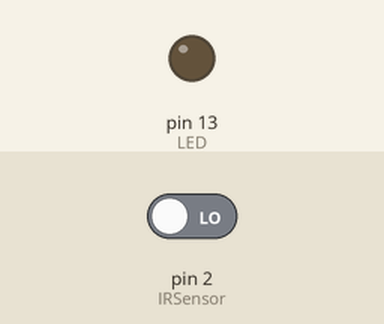
Recording of a sketch running on a simulated Arduino Uno, built with avr-gcc and run on an emulated ATmega328P. Shown: output pins drawn as LEDs (lit = HIGH). Inputs (shaded band) come from the test bench; at power-on: pin 2 (IRSensor) LOW.

Above: at 1.2 s.
1.3 s: pin 2 (IRSensor) driven HIGH
At 1.9 s:
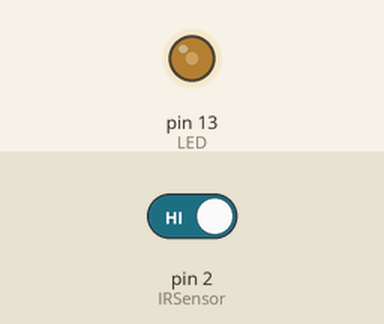
2.8 s: pin 2 (IRSensor) driven LOW
At 4.2 s:
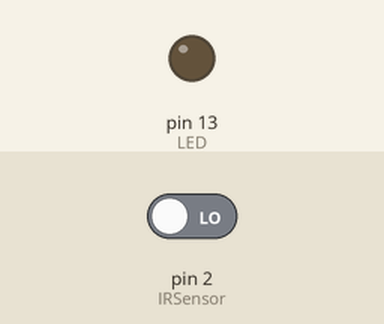
Timing chart, 0 to 5.8 s (numbered marks = the images above; inputs shaded):
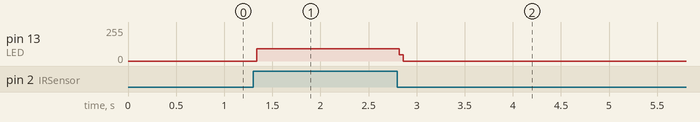

Measured:
- after the input at 1.3 s, pin 13 (LED): 0/255 → 91/255 at once
- after the input at 2.8 s, pin 13 (LED): 91/255 → 0/255 at once

The sketch:

ID202_Handsoap.ino
```cpp
int IRSensor = 2; // connect ir sensor to arduino pin 2
int LED = 13; // conect Led to arduino pin 13


void setup()
{
  pinMode (IRSensor, INPUT); // sensor pin INPUT
  pinMode (LED, OUTPUT); // Led pin OUTPUT
}

void loop() {

if(digitalRead(IRSensor)==HIGH){
  digitalWrite(LED,HIGH);
if(millis()==5000){
 digitalWrite(LED,LOW);
}
else{
 digitalWrite(LED,LOW);

}
}
}
```
